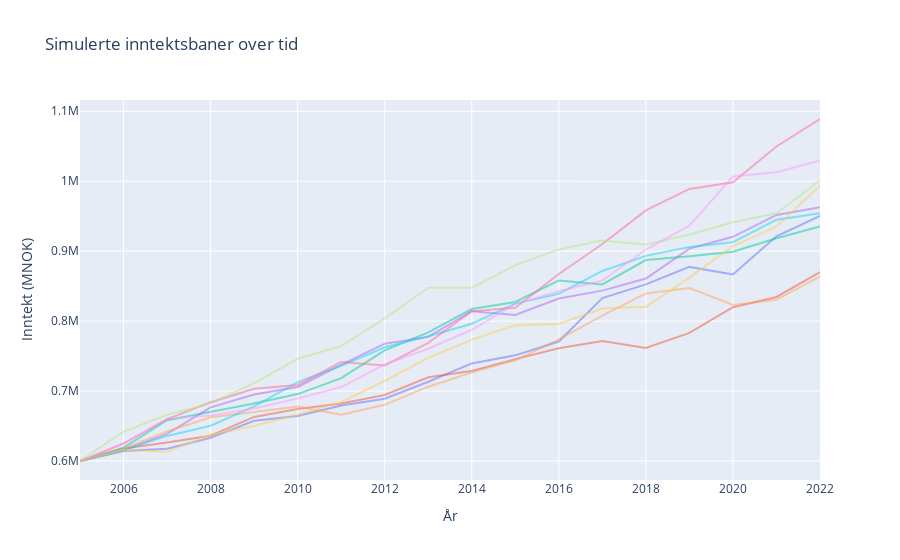

This figure's notebook cell:
### Markdown cell above
## **Ekstra-Ekstra IKKE PENSUM, MEN KJEKT Å VITE OM**
Vi kan lage flotte plots, ved hjelp av noe som heter Plotly. Se kodeblokken under, for eksempel:

### Code cell
import plotly.graph_objects as go

# Assuming simulated_incomes is already defined

fig = go.Figure()

# Lager en loop som går igjennom de 10 første simulerte inntekts-path'ene
for i in range(10):
    fig.add_trace(go.Scatter(
        x=list(range(2005, 2023)),  # Årstall fra 2005 til 2022
        y=simulated_incomes[i],
        mode='lines',
        line=dict(width=2),  # Customize line width if needed
        opacity=0.5,  # Set the opacity for the lines
        name=f"Inntektssti nr. {i+1}" if i == 0 else None  # Only label the first line
    ))

# Oppdater layout
fig.update_layout(
    title="Simulerte inntektsbaner over tid",
    xaxis_title="År",
    yaxis_title="Inntekt (MNOK)",
    showlegend=False
)

# Vis figuren
fig.show()
